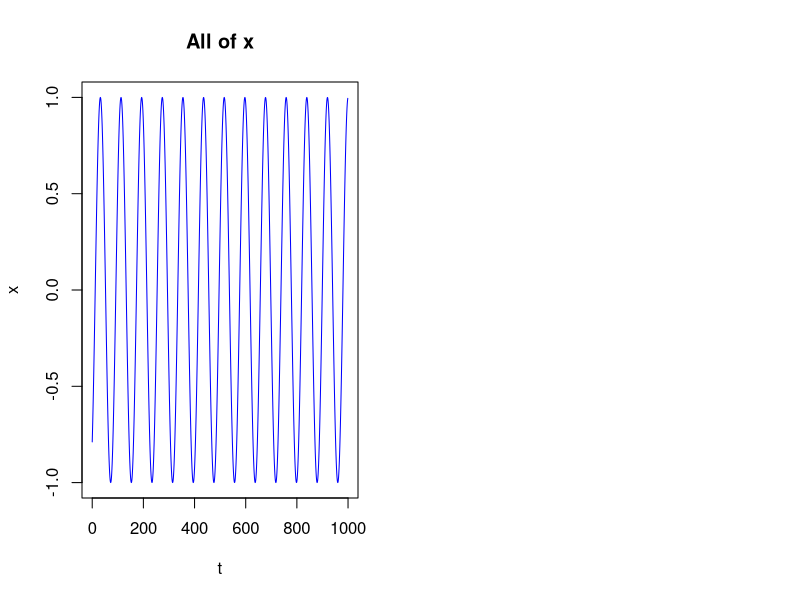

The R script that drew this image:
#31044
T <- 1000
t <- 0:(T-1)
omega <- 2*pi*0.012391238
phi <- 2*pi*runif(1)
x <- sin(omega*t + phi)

par(mfrow=c(1,2))
plot(t,x, type="l", col="blue")
title("All of x")

window_function <- function(Nstart, Nup, Ntotal)
{
  return(c(rep(0,Nstart),rep(1,Nup), rep(0,Ntotal-Nup-Nstart)))
}

Nup <- 250

ffts <- array(0, dim=c(251,T))
for (Nstart in seq(0,250))
{
  x_windowed <- x * window_function(Nstart, Nup, T)
  ffts[Nstart+1,] <- abs(fft(x_windowed))
}